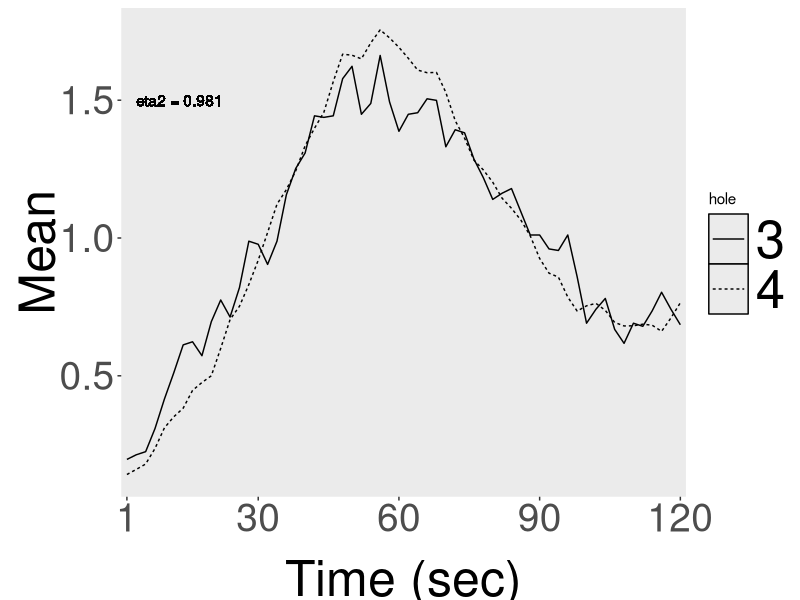

Here is the R script that generated this plot:
options(width=250)
library(plyr)
library(reshape2)
library(ggplot2)
library(grid)
library(zoo)
library(xts)

std = function(x, s) {
    x = x[, s]
    sd(x) / sqrt(length(x))
}

m.mean = function(x, s) {
    x = x[, s]
    colMeans(x)
}

eta.square = function(ref, x) {
    overall.sum = sum((ref + x)^2)
    s.norm = sum(ref^2 + x^2)
    s.norm.sq = (sum(ref) + sum(x))^2 / (length(ref) + length(x))
    sst = overall.sum/2 - s.norm.sq
    sstot = s.norm - s.norm.sq
    eta.sq = sst / sstot
    return(eta.sq)
}

format.data = function(rawdata, holes, dates) {
    bin.names = 1:(ncol(rawdata)-11)
    colnames(rawdata) = c('context', 'hole', 'env', 'user', 'prog', 'session',
                    'cage', 'pass', 'ratID', 'Date', 'hour', bin.names)
    rawdata = rawdata[rawdata$hole %in% holes, ]
    rawdata = rawdata[rawdata$Date %in% dates, ]
    rawdata$Date = as.Date(rawdata$Date, format='%d/%m/%Y')
    rawdata = rawdata[order(rawdata$Date), ]
}

scale.x = function(rdata, step, wdw) {
    bins = rdata[, 12:ncol(rdata)]
    bins = t(rollapply(t(bins), width=wdw, by=step, FUN=mean, partial=TRUE, by.column=TRUE))
    rdata = cbind(rdata[, 1:11], bins)
}

translate.x = function(rdata) {
    print(rdata)
}

y.norm = function(rdata, method=mean) {
    rdata$bin = rdata$bin / method(rdata$bin)
    return(rdata)
}


whitelist = c('14/06/2010', '15/06/2010', '16/06/2010', '17/06/2010', '18/06/2010')
aholes = c(4)
bholes = c(3)

# context B
a = read.table('./All_Data_B.txt', header=F, sep='\t')
a = format.data(a, aholes, whitelist)
a = scale.x(a, step=1, wdw=2)
#a = translate.x(a)
a = ddply(a, .(hole), .fun=m.mean, 12:ncol(a))
a = melt(a, id.vars='hole', value.name='bin')
#a = a[1:30, ]
a = y.norm(a)
colnames(a) = c('hole', 'bin', 'Mean')

#context A
b = read.table('./All_Data_B.txt', header=F, sep='\t')
b = format.data(b, bholes, whitelist)
b = scale.x(b, step=1, wdw=2)
b = ddply(b, .(hole), .fun=m.mean, 12:ncol(b))
b = melt(b, id.vars='hole', value.name='bin')
#a = a[1:30, ]
b = y.norm(b)
colnames(b) = c('hole', 'bin', 'Mean')

# ETA squared
eta.sq = eta.square(a$Mean, b$Mean)


mydata = rbind(a, b)
colnames(mydata) = c('hole', 'bin', 'Mean')
mydata$hole = factor(mydata$hole)

myplot = ggplot(data=mydata, aes(x=bin, y=Mean)) +
        geom_line(aes(group=hole, linetype=hole)) +
        geom_text(aes(label=paste('eta2 = ', round(eta.sq, 3), sep=''), x=2, y=1.5, hjust=0))+
        scale_x_discrete(breaks=c(1, 15, 30, 45, 60), labels=c(1, 30, 60, 90, 120)) +
        xlab('Time (sec)') +
        theme(
          panel.grid.major.x = element_blank(),
          panel.grid.minor = element_blank(),
          panel.grid=element_blank(),
          plot.background=element_blank(),
          axis.title = element_text(size=36),
          axis.title.x = element_text(vjust=-0.3),
          axis.title.y = element_text(vjust=0.1),
          axis.text = element_text(size=28),
          #legend.title = element_blank(),
          legend.key = element_rect(colour = 'black'),
          legend.key.width=unit(1,'cm'),
          legend.key.height=unit(1,'cm'),
          legend.text = element_text(size=38)
        )

print(myplot)
print(eta.sq)
